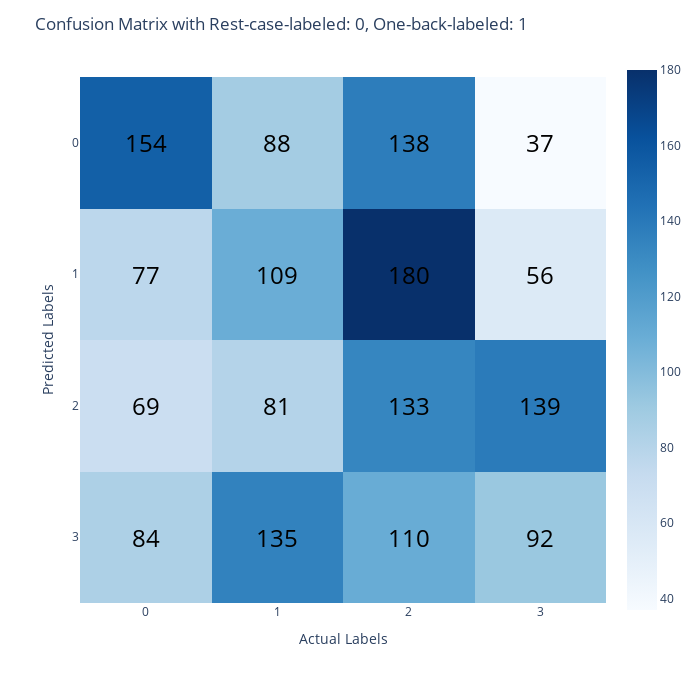

The code cell stored with this chart in its notebook:
### Code cell
metrics(knn)

### Figure 1 — Plotly figure (JSON) as saved in the notebook; plotly's stock layout.template omitted (floating-point values rounded to 4 significant figures)
{"data": [{"coloraxis": "coloraxis", "hovertemplate": "x: %{x}<br>y: %{y}<br>color: %{z}<extra></extra>", "name": "0", "type": "heatmap", "xaxis": "x", "yaxis": "y", "z": [[154, 88, 138, 37], [77, 109, 180, 56], [69, 81, 133, 139], [84, 135, 110, 92]]}], "layout": {"annotations": [{"font": {"color": "black", "size": 24}, "showarrow": false, "text": "154", "x": 0, "y": 0}, {"font": {"color": "black", "size": 24}, "showarrow": false, "text": "88", "x": 1, "y": 0}, {"font": {"color": "black", "size": 24}, "showarrow": false, "text": "138", "x": 2, "y": 0}, {"font": {"color": "black", "size": 24}, "showarrow": false, "text": "37", "x": 3, "y": 0}, {"font": {"color": "black", "size": 24}, "showarrow": false, "text": "77", "x": 0, "y": 1}, {"font": {"color": "black", "size": 24}, "showarrow": false, "text": "109", "x": 1, "y": 1}, {"font": {"color": "black", "size": 24}, "showarrow": false, "text": "180", "x": 2, "y": 1}, {"font": {"color": "black", "size": 24}, "showarrow": false, "text": "56", "x": 3, "y": 1}, {"font": {"color": "black", "size": 24}, "showarrow": false, "text": "69", "x": 0, "y": 2}, {"font": {"color": "black", "size": 24}, "showarrow": false, "text": "81", "x": 1, "y": 2}, {"font": {"color": "black", "size": 24}, "showarrow": false, "text": "133", "x": 2, "y": 2}, {"font": {"color": "black", "size": 24}, "showarrow": false, "text": "139", "x": 3, "y": 2}, {"font": {"color": "black", "size": 24}, "showarrow": false, "text": "84", "x": 0, "y": 3}, {"font": {"color": "black", "size": 24}, "showarrow": false, "text": "135", "x": 1, "y": 3}, {"font": {"color": "black", "size": 24}, "showarrow": false, "text": "110", "x": 2, "y": 3}, {"font": {"color": "black", "size": 24}, "showarrow": false, "text": "92", "x": 3, "y": 3}], "coloraxis": {"colorscale": [[0, "rgb(247,251,255)"], [0.125, "rgb(222,235,247)"], [0.25, "rgb(198,219,239)"], [0.375, "rgb(158,202,225)"], [0.5, "rgb(107,174,214)"], [0.625, "rgb(66,146,198)"], [0.75, "rgb(33,113,181)"], [0.875, "rgb(8,81,156)"], [1, "rgb(8,48,107)"]]}, "font": {"size": 12}, "height": 700, "margin": {"t": 60}, "title": {"text": "Confusion Matrix with Rest-case-labeled: 0, One-back-labeled: 1"}, "width": 700, "xaxis": {"anchor": "y", "constrain": "domain", "domain": [0, 1], "dtick": 1, "scaleanchor": "y", "tick0": 0, "title": {"text": "Actual Labels"}}, "yaxis": {"anchor": "x", "autorange": "reversed", "constrain": "domain", "domain": [0, 1], "dtick": 1, "tick0": 0, "title": {"text": "Predicted Labels"}}}}
